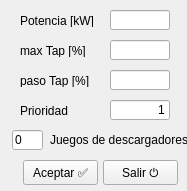
<?xml version="1.0" encoding="UTF-8"?>
<ui version="4.0">
 <class>Form</class>
 <widget class="QWidget" name="Form">
  <property name="windowModality">
   <enum>Qt::ApplicationModal</enum>
  </property>
  <property name="geometry">
   <rect>
    <x>0</x>
    <y>0</y>
    <width>187</width>
    <height>191</height>
   </rect>
  </property>
  <property name="windowTitle">
   <string>Regulador Tensión</string>
  </property>
  <property name="inputMethodHints">
   <set>Qt::ImhNone</set>
  </property>
  <widget class="QPushButton" name="cmdAceptar">
   <property name="geometry">
    <rect>
     <x>23</x>
     <y>160</y>
     <width>75</width>
     <height>25</height>
    </rect>
   </property>
   <property name="text">
    <string>Aceptar ✅</string>
   </property>
   <property name="shortcut">
    <string>Return</string>
   </property>
  </widget>
  <widget class="QPushButton" name="cmdSalir">
   <property name="geometry">
    <rect>
     <x>103</x>
     <y>160</y>
     <width>75</width>
     <height>25</height>
    </rect>
   </property>
   <property name="text">
    <string>Salir ⏻</string>
   </property>
   <property name="shortcut">
    <string>Esc</string>
   </property>
  </widget>
  <widget class="QLabel" name="label_11">
   <property name="geometry">
    <rect>
     <x>20</x>
     <y>14</y>
     <width>90</width>
     <height>13</height>
    </rect>
   </property>
   <property name="text">
    <string>Potencia [kW]</string>
   </property>
  </widget>
  <widget class="QLineEdit" name="txtPotencia">
   <property name="geometry">
    <rect>
     <x>110</x>
     <y>10</y>
     <width>60</width>
     <height>20</height>
    </rect>
   </property>
   <property name="inputMethodHints">
    <set>Qt::ImhFormattedNumbersOnly</set>
   </property>
   <property name="text">
    <string/>
   </property>
   <property name="alignment">
    <set>Qt::AlignRight|Qt::AlignTrailing|Qt::AlignVCenter</set>
   </property>
  </widget>
  <widget class="QLabel" name="label_13">
   <property name="geometry">
    <rect>
     <x>20</x>
     <y>44</y>
     <width>90</width>
     <height>13</height>
    </rect>
   </property>
   <property name="text">
    <string>max Tap [%]</string>
   </property>
  </widget>
  <widget class="QLineEdit" name="txtMaxTap">
   <property name="geometry">
    <rect>
     <x>110</x>
     <y>40</y>
     <width>60</width>
     <height>20</height>
    </rect>
   </property>
   <property name="inputMethodHints">
    <set>Qt::ImhFormattedNumbersOnly</set>
   </property>
   <property name="text">
    <string/>
   </property>
   <property name="alignment">
    <set>Qt::AlignRight|Qt::AlignTrailing|Qt::AlignVCenter</set>
   </property>
  </widget>
  <widget class="QLabel" name="label_14">
   <property name="geometry">
    <rect>
     <x>20</x>
     <y>74</y>
     <width>90</width>
     <height>13</height>
    </rect>
   </property>
   <property name="text">
    <string>paso Tap [%]</string>
   </property>
  </widget>
  <widget class="QLineEdit" name="txtPasoTap">
   <property name="geometry">
    <rect>
     <x>110</x>
     <y>70</y>
     <width>60</width>
     <height>20</height>
    </rect>
   </property>
   <property name="inputMethodHints">
    <set>Qt::ImhFormattedNumbersOnly</set>
   </property>
   <property name="text">
    <string/>
   </property>
   <property name="alignment">
    <set>Qt::AlignRight|Qt::AlignTrailing|Qt::AlignVCenter</set>
   </property>
  </widget>
  <widget class="QLineEdit" name="txtDescargadores">
   <property name="geometry">
    <rect>
     <x>12</x>
     <y>130</y>
     <width>31</width>
     <height>20</height>
    </rect>
   </property>
   <property name="inputMethodHints">
    <set>Qt::ImhFormattedNumbersOnly</set>
   </property>
   <property name="text">
    <string>0</string>
   </property>
  </widget>
  <widget class="QLabel" name="label_7">
   <property name="geometry">
    <rect>
     <x>50</x>
     <y>130</y>
     <width>221</width>
     <height>20</height>
    </rect>
   </property>
   <property name="text">
    <string>Juegos de descargadores</string>
   </property>
  </widget>
  <widget class="QLabel" name="label_15">
   <property name="geometry">
    <rect>
     <x>20</x>
     <y>104</y>
     <width>90</width>
     <height>13</height>
    </rect>
   </property>
   <property name="text">
    <string>Prioridad</string>
   </property>
  </widget>
  <widget class="QLineEdit" name="txtPrioridad">
   <property name="geometry">
    <rect>
     <x>110</x>
     <y>100</y>
     <width>60</width>
     <height>20</height>
    </rect>
   </property>
   <property name="inputMethodHints">
    <set>Qt::ImhFormattedNumbersOnly</set>
   </property>
   <property name="text">
    <string>1</string>
   </property>
   <property name="alignment">
    <set>Qt::AlignRight|Qt::AlignTrailing|Qt::AlignVCenter</set>
   </property>
  </widget>
 </widget>
 <resources/>
 <connections/>
</ui>
